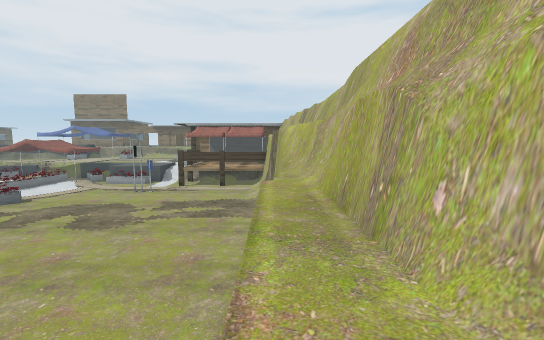
[1] (above)

24 first-person views from a walk through a 3-D level made in the Unity game engine. The camera is 1.2 m above the floor, tilts 6° down and sees 90° across. The floor is counted in squares, 2 m on a side. Each view is taken from the middle of a square. On the plan, view 1 faces up. The plan holds only what a view shows up to about 9 squares ahead; the rest is blank. The place goes on beyond the plan. Some surface patterns are stand-ins.

[2]
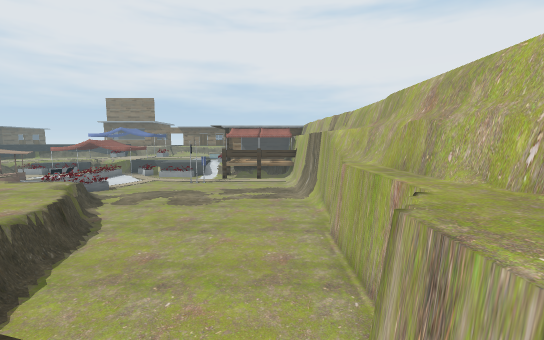

[3]
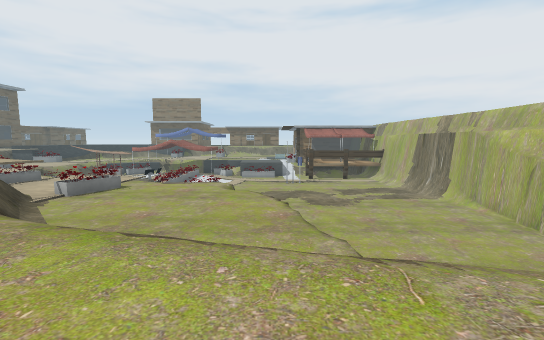

[4]
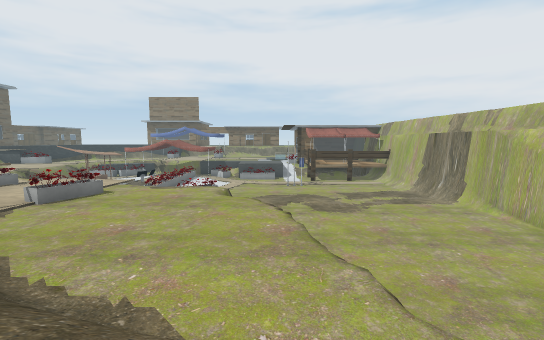

[5]
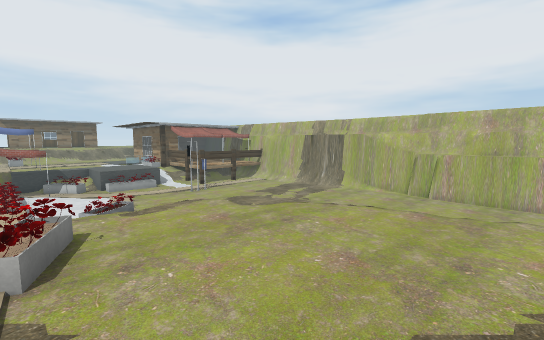

[6]
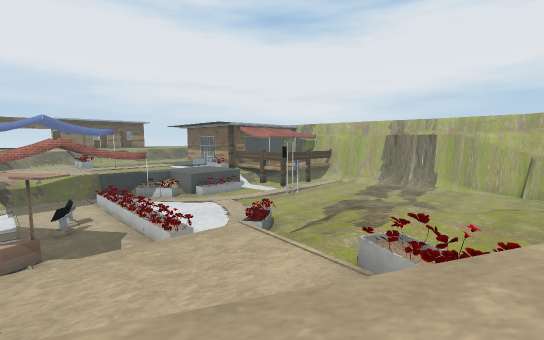

[7]
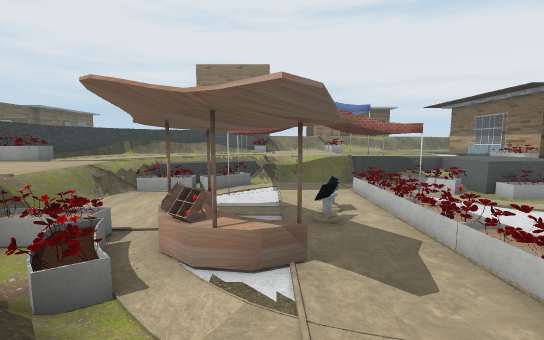

[8]
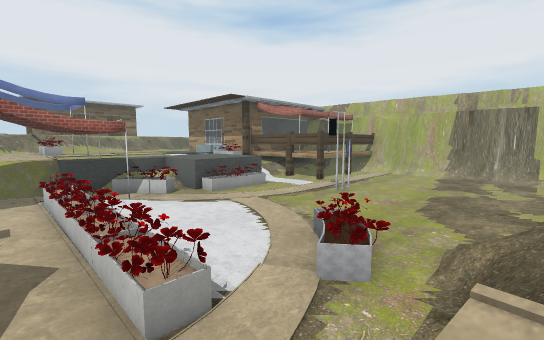

[9]
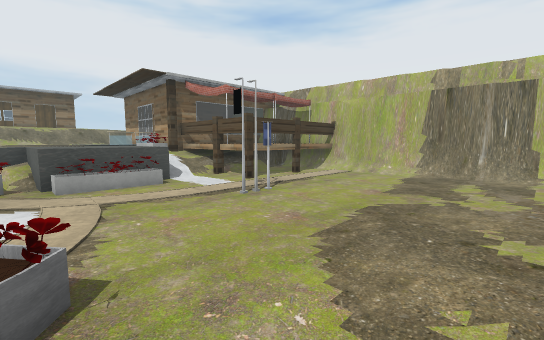

[10]
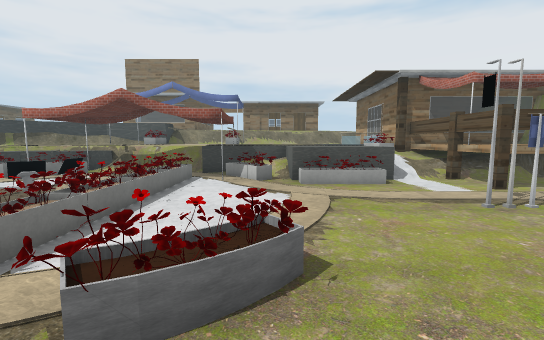

[11]
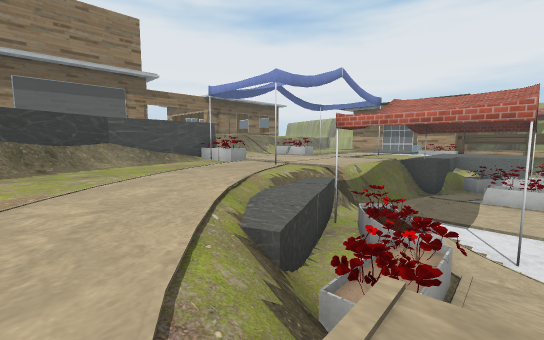

[12]
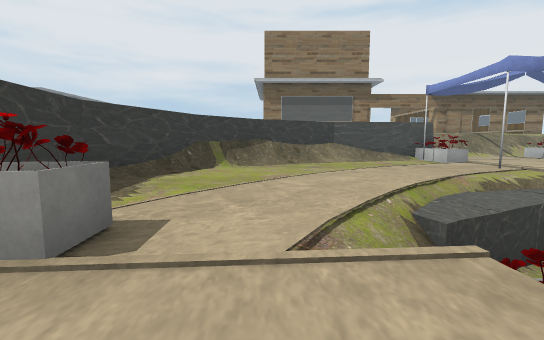

[13]
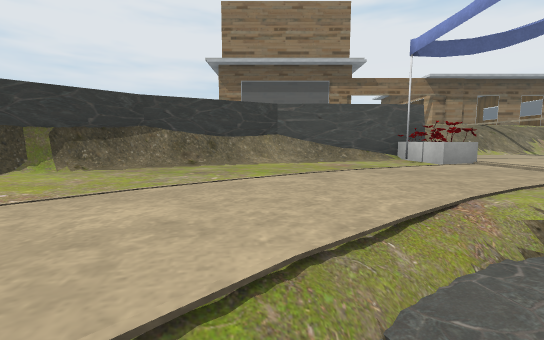

[14]
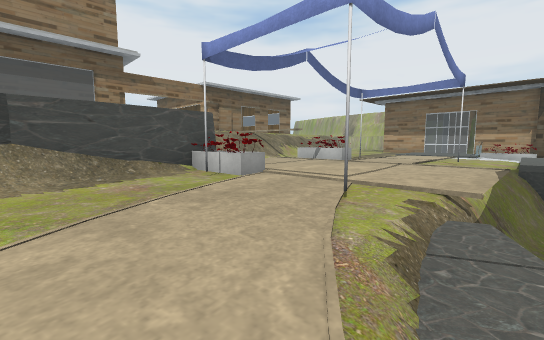

[15]
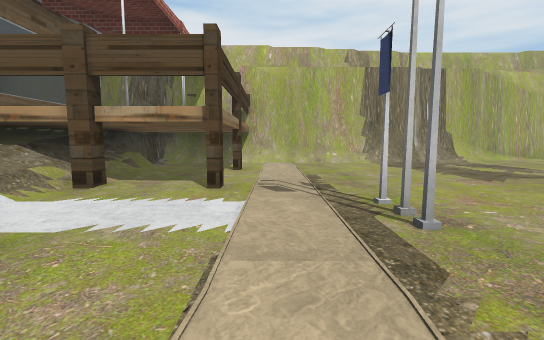

[16]
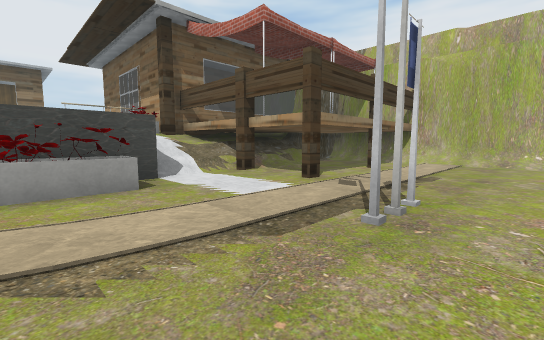

[17]
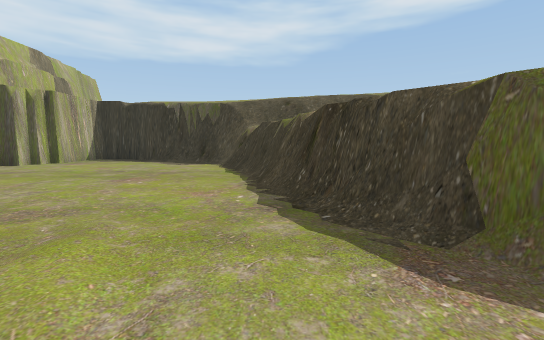

[18]
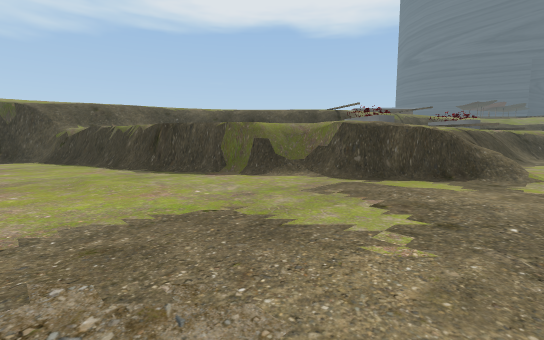

[19]
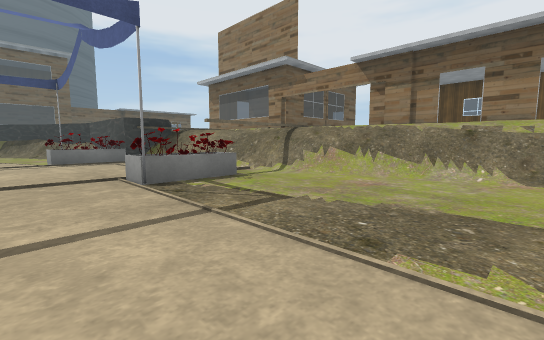

[20]
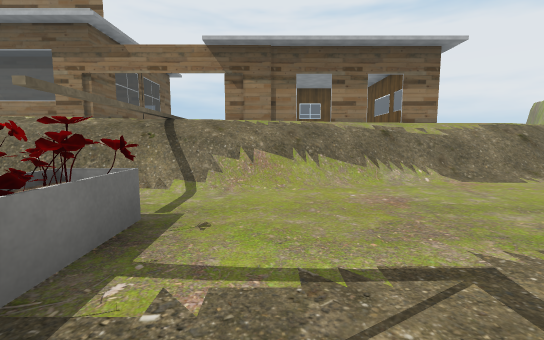

[21]
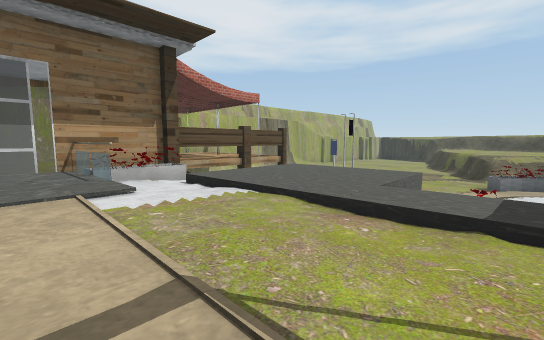

[22]
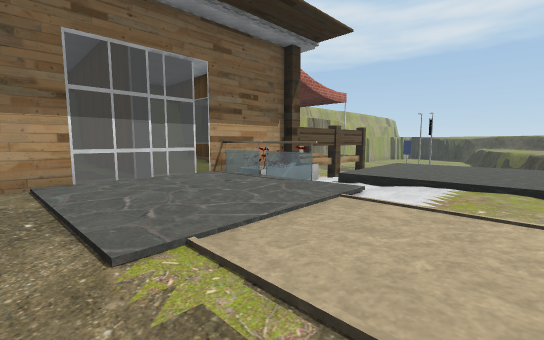

[23]
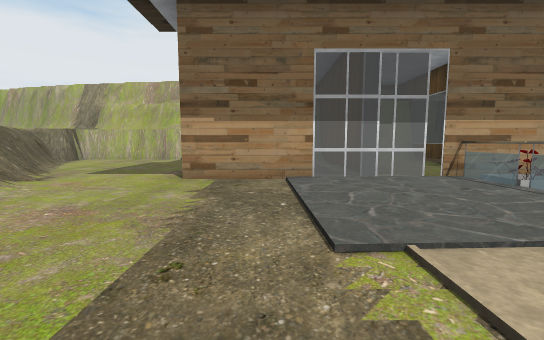

[24]
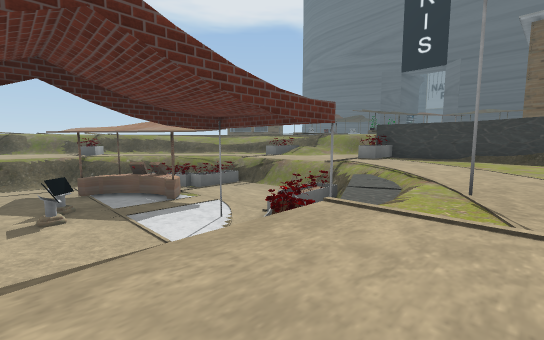

### Floor plan
Key: @ floor where view 1 was taken; # wall or solid block; x gap in a wall; . main floor; : floor 1.5 m higher than the main floor; + floor 1.75 m higher than the main floor; * floor 2 m higher than the main floor; % floor 2.25 m higher than the main floor; & floor 4 m higher than the main floor; $ floor 4.5 m higher than the main floor; / step, stairs or slope; = window, fence, low wall or low ledge; ^ raised ledge; v drop or lower ground; O other object.
Columns run from 26 left of view 1 to 1 right of it. Each row starts with its distance up from view 1.
 33          #
 32       ####   ##   ##   &=
 31                        =##
 30                 &&&&/==**
 29             &&//////v****
 28          &&&&/////*******
 27          && ************
 26          /***O*******#
 25     /#//O****O*******#
 24  ==v/***O****O*******=***
 23  $=******************#####
 22  %******O**** ****/OOvvvv#
 21 /*******/*********++O vvv
 20 #****//:O//==O*****/O^^#
 19 v***//vOO...x.Ov***//^^###
 18  OO*/OOO....O.OO***//O##.#
 17  O**/  .O...O..OOOO..O ..##
 16   **   .....O........O.O.##
 15        ...O.O............/#
 14       .^^.O.O......OO..../#
 13      OO  =..O............/#
 12      vOO#...O..O........./#
 11       /O....O.OO..........#
 10         =//..../..........#
  9          ***/==/=.........#
  8          ****/////........#
  7          ********/........#
  6          ***O****//.......##
  5          & *O*****=.......##
  4            = ******/....../#
  3             =******=....../#
  2              =*****=....../#
  1             & =/****/...../#
  0                /=//*=.....@#
 -1                 ////###..#&#
 -2                 &&&///##.#&#
 -3                   &     /

Positions as (right, up) in squares from view 1, and headings:
1: (0, 0), facing up
2: (-2, -3), facing up
3: (-8, -3), facing up
4: (-8, -2), facing up
5: (-14, 1), facing up-right
6: (-17, 5), facing up-right
7: (-17, 9), facing up
8: (-15, 9), facing up-right
9: (-11, 9), facing up-right
10: (-11, 9), facing up
11: (-23, 17), facing up-right
12: (-23, 16), facing up
13: (-21, 19), facing up
14: (-21, 20), facing up-right
15: (-9, 15), facing right
16: (-9, 13), facing up-right
17: (-7, 7), facing down
18: (-5, 10), facing down-left
19: (-9, 23), facing up-left
20: (-12, 24), facing up
21: (-12, 23), facing down-right
22: (-10, 25), facing down-right
23: (-10, 25), facing right
24: (-15, 22), facing down-left
